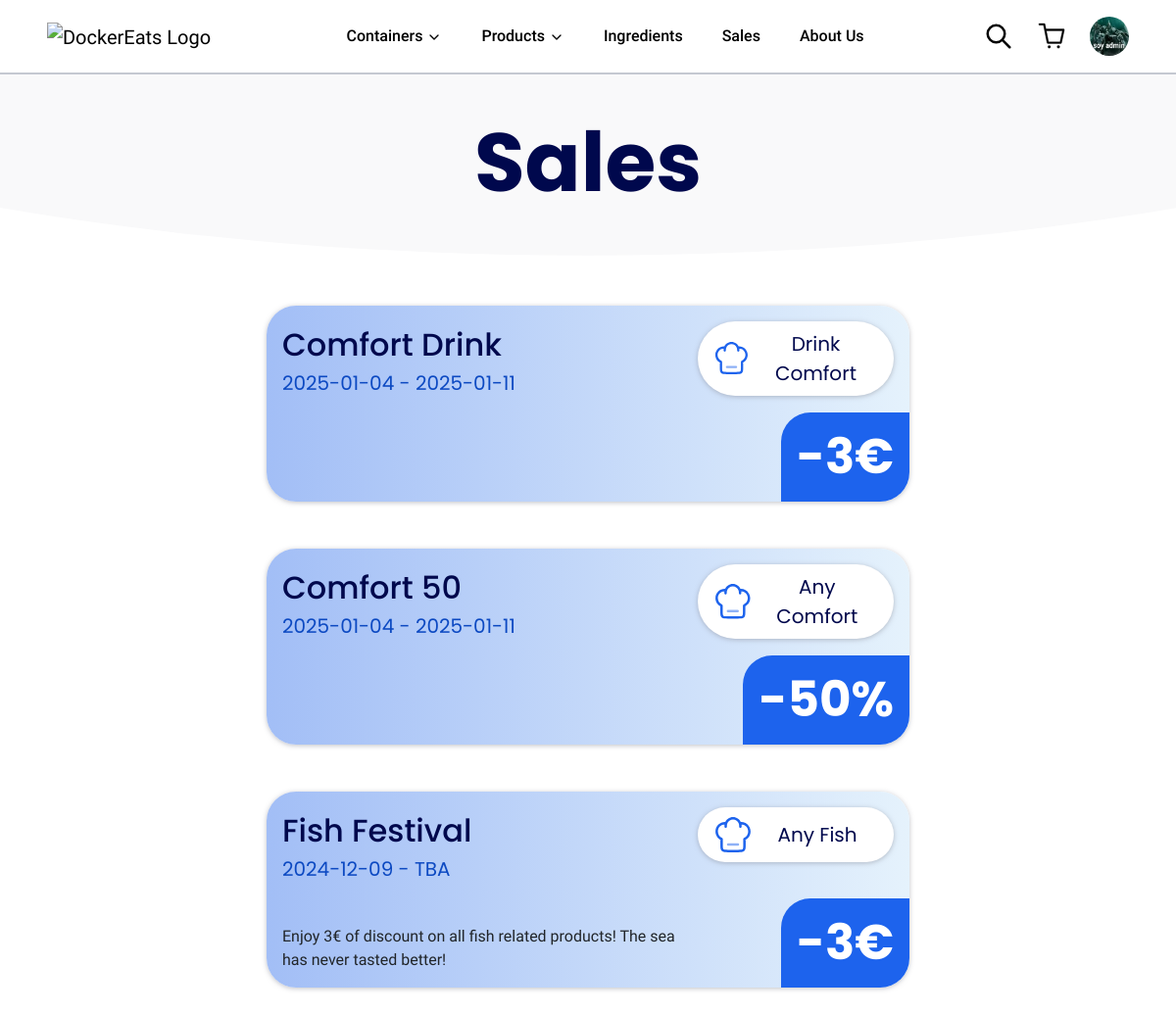
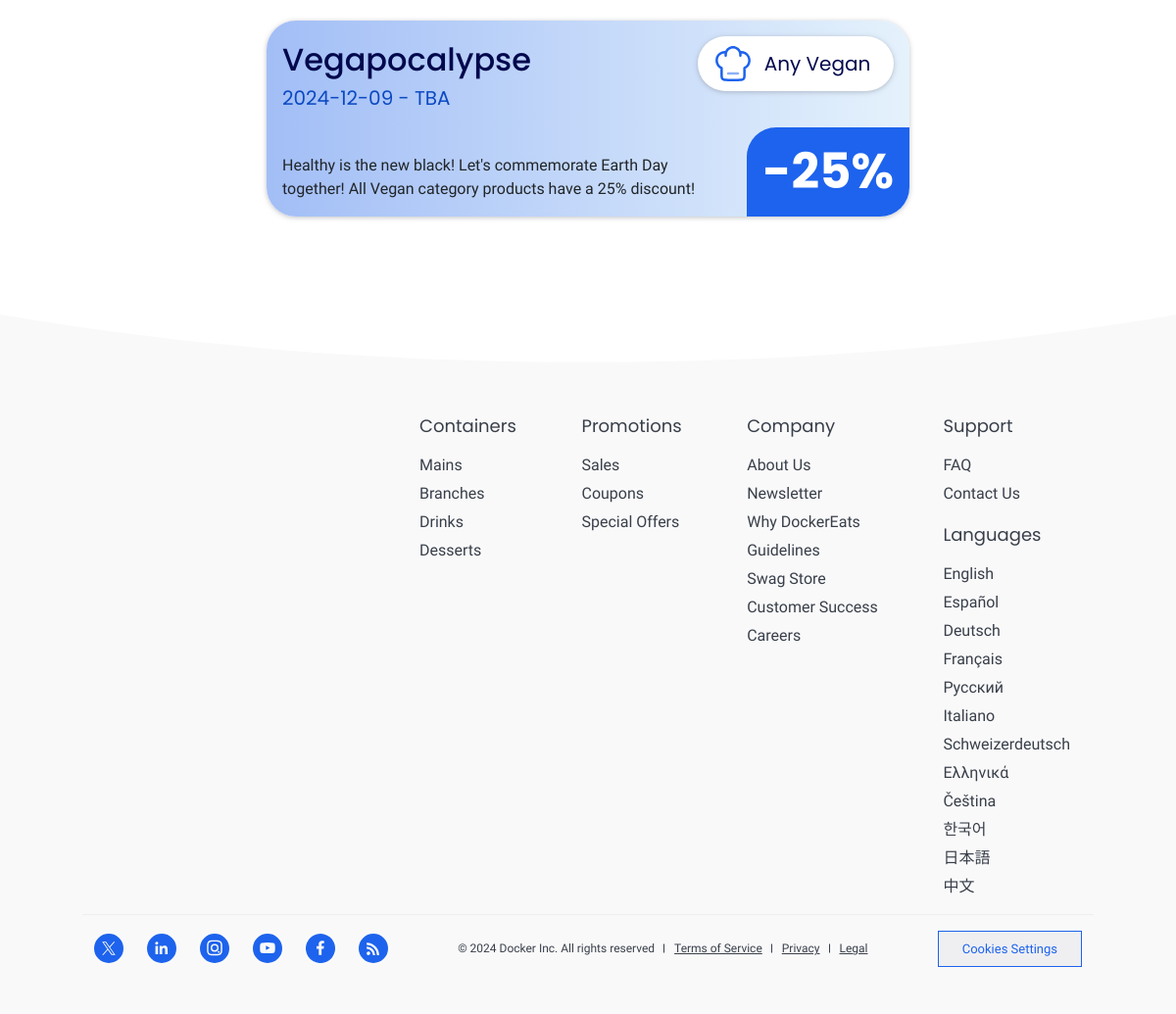
Screenshot of /sales/ (signed in) with the database file from the repository (2 pictures, top to bottom).
### tables this page shows
CREATE TABLE `SALES` (
  `id_sale` int NOT NULL AUTO_INCREMENT,
  `name` varchar(45) DEFAULT NULL,
  `description` varchar(255) DEFAULT NULL,
  `discount` int NOT NULL,
  `date_start` date NOT NULL,
  `date_end` date DEFAULT NULL,
  `discount_type` int NOT NULL,
  `product_type` int DEFAULT '0',
  `category_affected` int DEFAULT '0',
  `scope` int NOT NULL,
  PRIMARY KEY (`id_sale`)
);

CREATE TABLE `CATEGORIES` (
  `id_category` int NOT NULL AUTO_INCREMENT,
  `name` varchar(45) DEFAULT NULL,
  PRIMARY KEY (`id_category`)
);

### controllers/salesController.php (called while the page is built, shortened)
<?php
include_once("models/sales/SalesDAO.php");
include_once("models/sales/Sale.php");
class salesController {
    public function index() {
        $sales = SalesDAO::getAllAvailable(date('Y-m-d'));
        include_once("views/main.php");
    }
}
?>

### models/sales/SalesDAO.php (called while the page is built, shortened)
<?php
include_once("models/sales/Sale.php");
class SalesDAO {
    public static function getAllAvailable($date, $scope = '%') {
        $con = DataBase::getInstance();
        $stmt = $con->prepare('SELECT s.*, c.name AS category_name FROM SALES s
        LEFT JOIN CATEGORIES c ON s.category_affected = c.id_category
        WHERE date_start <= ? AND (date_end IS NULL OR date_end >= ?) AND scope LIKE ?
        ORDER BY s.date_start DESC, s.id_sale DESC');
        $stmt->bind_param('sss', $date, $date, $scope);
        $stmt->execute();
        $result = $stmt->get_result();
        $sales = [];
        while ($sale = $result->fetch_object("Sale")) {
            $sales[] = $sale;
        }
        return count($sales) > 0 ? $sales : null;
    }
}
?>

### models/sales/Sale.php (called while the page is built, shortened)
<?php
include_once('models/discounts/Discount.php');
class Sale extends Discount {
    protected $name;
    protected $description;
    protected $product_type;
    protected $category_affected;
    protected $scope;
    protected $category_name;
    public function getScopeName() {
        if ($this->scope == 2) {
            $type = 'Any';
            $category = 'Any';
            if ($this->product_type != 0) {
                switch ($this->product_type) {
                    case 3:
                        $type = 'Drink';
                        break;
                }
            }
            if ($this->category_affected != 0) {
                $category = $this->category_name;
            }
            return "$type $category";
        } else if ($this->scope == 1) {
            return 'Order';
        } else {
            return 'Error';
        }
    }
    public function getName()
    {
        return $this->name;
    }
    public function getDescription()
    {
        return $this->description;
    }
}
?>

### models/discounts/Discount.php (called while the page is built, shortened)
<?php
abstract class Discount {
    protected $discount;
    protected $date_start;
    protected $date_end;
    protected $discount_type;
    public function getDiscount()
    {
        return $this->discount;
    }
    public function getDate_start()
    {
        return $this->date_start;
    }
    public function getDate_end()
    {
        return $this->date_end;
    }
    public function getDiscount_type()
    {
        return $this->discount_type;
    }
}
?>

### views/sales/list.php (the view, shortened to what this page needs)
<?php include_once('views/header.php') ?>
<main>
<section id="banner" class="container-fluid text-center py-5">
    <h1>Sales</h1>
</section>
<section id="list" class="wave-separator container-fluid pt-5">
    <?php if (count($sales) <= 0) { ?>
        <div class="no-results d-flex flex-column align-items-center w-100 my-5">
            <span>There are no sales for now.</span>
        </div>
    <?php } else { foreach ($sales as $i => $sale) { ?>
        <div class="row mb-5">
            <div class="sale p-3 col-md-12 col-lg-10 col-xl-8 mx-auto position-relative d-flex justify-content-between">
                <div class="d-flex flex-column justify-content-between">
                    <div class="d-flex flex-column align-items-start">
                        <span class="sale-name"><?=$sale->getName()?></span>
                        <span class="sale-length"><?=$sale->getDate_start()?> - <?=is_null($sale->getDate_end()) ? 'TBA' : $sale->getDate_end()?></span>
                    </div>
                    <span class="sale-description"><?=$sale->getDescription()?></span>
                </div>
                <div class="d-flex flex-column justify-content-between align-items-end">
                    <div class="salepill d-flex align-items-center gap-1 px-3 py-2">
                        <span class="flex-grow-1"><?=$sale->getScopeName()?></span>
                    </div>
                    <span class="discount position-absolute bottom-0 end-0 py-2 px-3">-<?=$sale->getDiscount()?><?=$sale->getDiscount_type() == 1 ? '€' : '%'?></span>
                </div>
            </div>
        </div>
    <?php }} ?>
</section>
</main>
<?php include_once('views/footer.php') ?>

### css/style.css (style rules this page uses)
:root { --ishmael-blue: #1D63ED; --queequeg-blue: #00084D; --pequod-blue: #8BC7F5; --heathcliff-purple: #7D2EFF; --ricardo-blue: #0C49C2; --indigo-elder-blue: #1C90EC; --stubb-blue: #A2BEF6; --pip-blue: #E5F2FC; --docker-gradient: linear-gradient(90deg, var(--queequeg-blue), var(--ishmael-blue)); --starbuck-black: #17191E; --mermaid-gray: #393f49; --ahab-gray: #81838F; --vergilius-gray: #e1e2e6; --charon-gray: #C4C8D1; --smee-gray: #EFEFF2; --pallid-white: #F5FAFE; --pilot-white: #F9F9FA; --ahab-gray-50: rgba(129, 131, 143, 50%); --zayin-green: #2E7F74; --zayin-green2: #3BA08D; --he-yellow: #B0A600; --he-yellow2: #DDC500; --aleph-red: #a03b4e; --aleph-red2: #d00e17; }
* { font-family: Roboto, sans-serif; }
h1, h2, h3, h4, h5 { font-family: Poppins, sans-serif; }
h1 { color: var(--queequeg-blue); font-weight: bold; font-size: clamp(32px, 7vw, 100px); text-align: center; line-height: 1em; }
main section:not(.abnormal):last-of-type { padding-bottom: calc(4% + 5vw - 4px); }
.wave-separator::before { background-position: bottom; -webkit-mask-image: url(/svg/footerbefore.svg); mask-image: url(/svg/footerbefore.svg); -webkit-mask-position: bottom; mask-position: bottom; background-color: inherit; content: ""; height: 5vw; -webkit-mask-size: auto 100%; mask-size: auto 100%; position: absolute; width: 100%; padding: 0px; z-index: 1; top: calc(-5vw + 2px); left: 0; }
.wave-separator { position: relative; }
#orders #banner, #sales #banner { background-color: var(--pilot-white); }
#orders #list, #sales #list { background-color: white; padding-left: 10vw; padding-right: 10vw; }
.order .orderpills .orderpill, .sale .salepill { background-color: white; box-shadow: 0 1px 5px 0 var(--ahab-gray-50); border-radius: 100px; width: 200px; }
.order .orderpills .orderpill svg, .sale .salepill svg { width: 40px; }
.order .orderpills .orderpill span, .sale .salepill span { text-align: center; color: var(--queequeg-blue); font-family: Poppins, sans-serif; font-size: 20px; }
.order .price, .sale .discount { background-color: var(--ishmael-blue); border-radius: 30px 0px 30px 0px; color: white; font-family: Poppins, sans-serif; font-weight: bold; font-size: 50px; }
.sale, .coupon { background: linear-gradient(90deg, var(--stubb-blue), var(--pip-blue)); border-radius: 30px; box-shadow: 0 1px 5px 0 var(--ahab-gray-50); }
.sale { min-height: 200px; }
.sale .sale-name { font-size: 32px; color: var(--queequeg-blue); font-family: Poppins, sans-serif; font-weight: 500; }
.sale .sale-length { font-size: 20px; color: var(--ricardo-blue); font-family: Poppins, sans-serif; }
.sale .sale-description { font-size: 16px; }

### rows the page displays
sales: name "Comfort Drink", date_start "2025-01-04", date_end "2025-01-11", scope 2 (drawn), product_type.name "Drink Comfort", discount "3"
sales: name "Comfort 50", date_start "2025-01-04", date_end "2025-01-11", scope.name "Any Comfort", discount "50"
sales: name "Fish Festival", date_start "2024-12-09", shows "TBA", description "Enjoy 3€ of discount on all fish related products! The sea has never tasted better!", scope.name "Any Fish", discount "3"
sales: name "Vegapocalypse", date_start "2024-12-09", shows "TBA", description "Healthy is the new black! Let's commemorate Earth Day together! All Vegan category products have a 25% discount!", scope.name "Any Vegan", discount "25"
